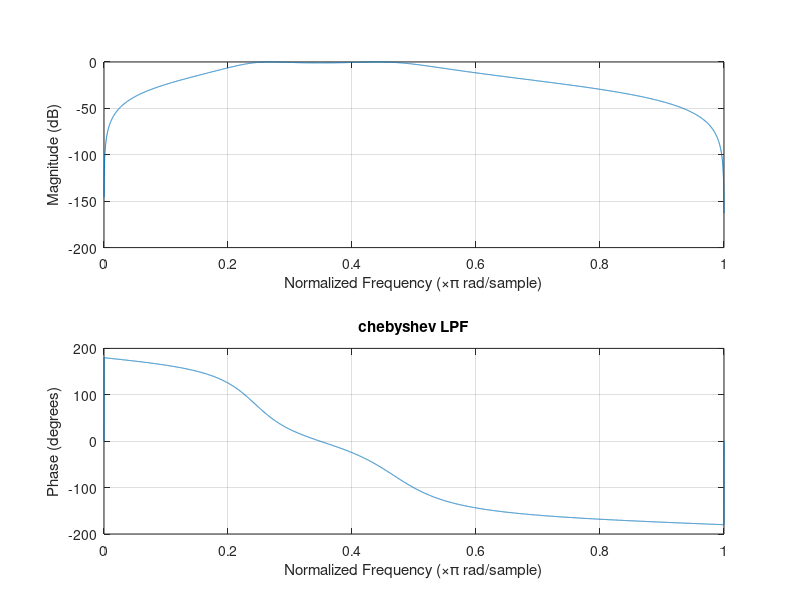

The MATLAB script that drew this image: (Note: this script raises an error after producing the figure.)
clc;
close all;
clear all;

fp=1200;
fsp=2400;
fs=10000;
rp=1;
rs=6;
wp=2*(fp/fs);
ws=2*(fsp/fs);
[N,wc]=cheb1ord(wp,ws,rp,rs);
wc=[wp ws];
[b,a]=cheby1(N,rp,wc);
freqz(b,a,fs);
title('chebyshev LPF');
printsys(b,a,'z');
